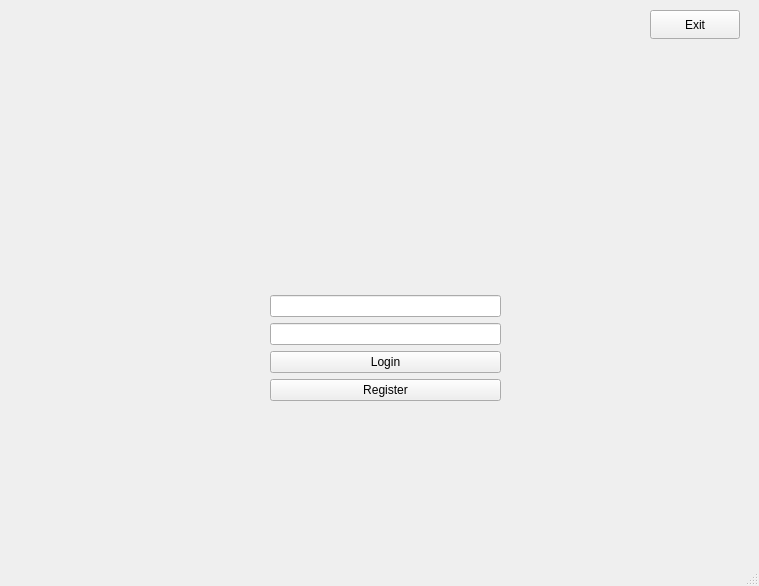
<?xml version="1.0" encoding="UTF-8"?>
<ui version="4.0">
 <class>MainWindow</class>
 <widget class="QMainWindow" name="MainWindow">
  <property name="geometry">
   <rect>
    <x>0</x>
    <y>0</y>
    <width>759</width>
    <height>586</height>
   </rect>
  </property>
  <property name="windowTitle">
   <string>MainWindow</string>
  </property>
  <widget class="QWidget" name="centralwidget">
   <widget class="QPushButton" name="exitButton">
    <property name="geometry">
     <rect>
      <x>650</x>
      <y>10</y>
      <width>90</width>
      <height>29</height>
     </rect>
    </property>
    <property name="mouseTracking">
     <bool>false</bool>
    </property>
    <property name="text">
     <string>Exit</string>
    </property>
    <property name="checkable">
     <bool>false</bool>
    </property>
   </widget>
   <widget class="QWidget" name="layoutWidget">
    <property name="geometry">
     <rect>
      <x>270</x>
      <y>100</y>
      <width>231</width>
      <height>301</height>
     </rect>
    </property>
    <layout class="QVBoxLayout" name="verticalLayout">
     <item>
      <widget class="QLabel" name="statusLabel">
       <property name="text">
        <string/>
       </property>
      </widget>
     </item>
     <item>
      <widget class="QLineEdit" name="lineEditLogin"/>
     </item>
     <item>
      <widget class="QLineEdit" name="lineEditPassword">
       <property name="echoMode">
        <enum>QLineEdit::EchoMode::Password</enum>
       </property>
      </widget>
     </item>
     <item>
      <widget class="QPushButton" name="loginButton">
       <property name="text">
        <string>Login</string>
       </property>
      </widget>
     </item>
     <item>
      <widget class="QPushButton" name="registerButton">
       <property name="text">
        <string>Register</string>
       </property>
      </widget>
     </item>
    </layout>
   </widget>
  </widget>
  <widget class="QMenuBar" name="menubar">
   <property name="geometry">
    <rect>
     <x>0</x>
     <y>0</y>
     <width>759</width>
     <height>25</height>
    </rect>
   </property>
  </widget>
  <widget class="QStatusBar" name="statusbar"/>
 </widget>
 <resources/>
 <connections/>
</ui>
